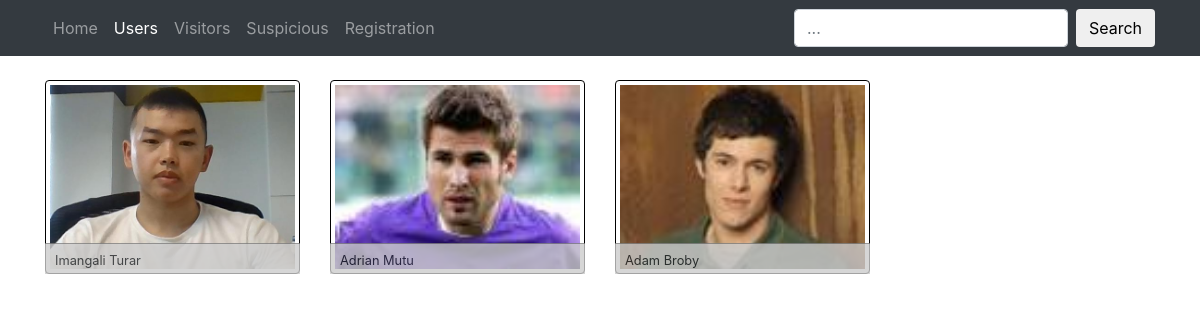
/users/, run on the app's committed database.
### create_db.py (models this page shows, shortened)
class Users(Base):
    __tablename__ = "users"
    id = Column(Integer, primary_key=True, autoincrement=True)
    name = Column(String(250), nullable=False)
    email = Column(String(250), nullable=False)
    phone = Column(String(250), nullable=False)
    image = Column(String(250), nullable=False)

### webserver.py (the view)
@app.route('/users/', methods=['GET'])
def users():
    users = session.query(Users).order_by(Users.id.desc()).all()
    return render_template('users.html', users=users)

### templates/users.html (shortened to what this page needs)
<!DOCTYPE html>
<html lang="en">
  <head>
    <link rel=stylesheet type=text/css href="{{ url_for('static', filename='vendor/bootstrap/css/bootstrap.min.css') }}">
    <link rel=stylesheet type=text/css href="{{ url_for('static', filename='css/thumbnail-gallery.css') }}">
    <link rel=stylesheet type=text/css href="{{ url_for('static', filename='css/croppr.min.css') }}">
  </head>
  <body>
    {% include 'navigation.html' %}
    <div class="container">
      <div class="row text-center text-lg-left">
        {% for user in users: %}
        <div style='cursor: pointer;' data-toggle="modal" data-target="#user{{user.id}}" class="col-lg-3 col-md-4 col-xs-6">
            <img style='width: 100%; border: 1px solid black;' class="img-fluid img-thumbnail" src="{{url_for('static', filename='images/users/'+user.id|string+'/picture.'+user.image)}}" alt="">
            <div class="bottom-left"><small>{{ user.name }}</small></div>
        </div>
        {% endfor %}
      </div>
    </div>
  </body>
</html>

### static/css/thumbnail-gallery.css (style rules this page uses)
body { padding-top: 54px; }
@media (min-width: 992px) { body { padding-top: 56px; } }

### templates/users.html (style rules this page uses)
.bottom-left { position: relative; bottom: 31px; border-top: 1px solid grey; background-color: #CCC; width: 100%; padding: 3px 10px 3px 10px; opacity: 0.8; }

### data on the page
Users: shows a picture, name "Imangali Turar"
Users: shows a picture, name "Adrian Mutu"
Users: shows a picture, name "Adam Broby"
